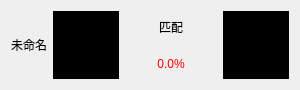
<?xml version="1.0" encoding="UTF-8"?>
<ui version="4.0">
 <class>AttendanceItem</class>
 <widget class="QWidget" name="AttendanceItem">
  <property name="geometry">
   <rect>
    <x>0</x>
    <y>0</y>
    <width>300</width>
    <height>90</height>
   </rect>
  </property>
  <property name="windowTitle">
   <string>AttendanceItem</string>
  </property>
  <layout class="QHBoxLayout" name="horizontalLayout_2">
   <item>
    <widget class="QLabel" name="name_lbl">
     <property name="text">
      <string>未命名</string>
     </property>
    </widget>
   </item>
   <item>
    <layout class="QHBoxLayout" name="horizontalLayout" stretch="1,2">
     <item>
      <widget class="QLabel" name="face_img">
       <property name="sizePolicy">
        <sizepolicy hsizetype="Fixed" vsizetype="Preferred">
         <horstretch>0</horstretch>
         <verstretch>0</verstretch>
        </sizepolicy>
       </property>
       <property name="minimumSize">
        <size>
         <width>66</width>
         <height>0</height>
        </size>
       </property>
       <property name="styleSheet">
        <string notr="true">background-color: rgb(0, 0, 0);</string>
       </property>
       <property name="text">
        <string/>
       </property>
      </widget>
     </item>
     <item>
      <layout class="QHBoxLayout" name="match_layout">
       <item>
        <layout class="QVBoxLayout" name="verticalLayout">
         <item>
          <widget class="QLabel" name="match_lbl">
           <property name="text">
            <string>匹配</string>
           </property>
           <property name="alignment">
            <set>Qt::AlignCenter</set>
           </property>
          </widget>
         </item>
         <item>
          <widget class="QLabel" name="similar_degree_lbl">
           <property name="styleSheet">
            <string notr="true">color: rgb(255, 0, 0);</string>
           </property>
           <property name="text">
            <string>0.0%</string>
           </property>
           <property name="alignment">
            <set>Qt::AlignCenter</set>
           </property>
          </widget>
         </item>
        </layout>
       </item>
       <item>
        <widget class="QLabel" name="matched_face_img">
         <property name="sizePolicy">
          <sizepolicy hsizetype="Fixed" vsizetype="Preferred">
           <horstretch>0</horstretch>
           <verstretch>0</verstretch>
          </sizepolicy>
         </property>
         <property name="minimumSize">
          <size>
           <width>66</width>
           <height>0</height>
          </size>
         </property>
         <property name="styleSheet">
          <string notr="true">background-color: rgb(0, 0, 0);</string>
         </property>
         <property name="text">
          <string/>
         </property>
        </widget>
       </item>
      </layout>
     </item>
    </layout>
   </item>
  </layout>
 </widget>
 <resources/>
 <connections/>
</ui>
